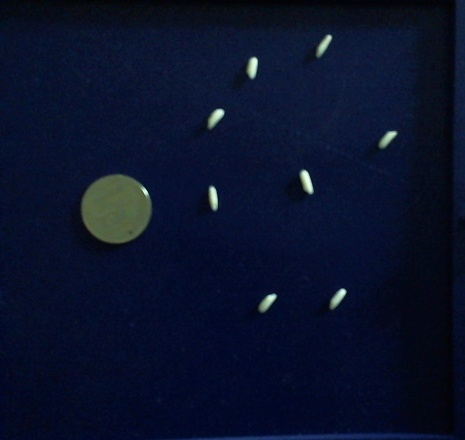
#> input picture dataset/size3.jpg, 465 x 440 px, found by its file name
$ python exp.py   (older library calls are emulated)
#> lines starting #> are read from the running program, lines starting #| are printed output that depends on the picture; after the words box and inside, x2 and y2 are one past the last pixel; in counts of white or black regions, pixels touching at a corner belong together
from scipy.spatial import distance as dist
from imutils import perspective
from imutils import contours
import numpy as np
import imutils
import cv2

def midpoint(ptA, ptB):
	return ((ptA[0] + ptB[0]) * 0.5, (ptA[1] + ptB[1]) * 0.5)

def filter(image):
	gray = cv2.cvtColor(image, cv2.COLOR_BGR2GRAY)
	gray = cv2.GaussianBlur(gray, (7, 7), 0)

	edged = cv2.Canny(gray, 50, 100)
	edged = cv2.dilate(edged, None, iterations=1)
	edged = cv2.erode(edged, None, iterations=1)

	return edged

def find_contour(img):
	cnts = cv2.findContours(img.copy(), cv2.RETR_EXTERNAL,
	cv2.CHAIN_APPROX_SIMPLE)
	cnts = imutils.grab_contours(cnts)

	(cnts, _) = contours.sort_contours(cnts)
	return cnts

def compute(cnts,image):
	pixelsPerMetric = None
	count = 0
	rice = 0
	rice = str(len(cnts))
	rice= int(rice) - 1
	for c in cnts:
		group = False
		if cv2.contourArea(c) < 50:
			continue
		elif cv2.contourArea(c) > 200:
			if count != 0:
				group = True
		orig = image.copy()
		box = cv2.minAreaRect(c)
		box = cv2.cv.BoxPoints(box) if imutils.is_cv2() else cv2.boxPoints(box)
		box = np.array(box, dtype="int")
		for (x, y) in box:
			cv2.circle(orig, (int(x), int(y)), 5, (0, 255, 64), -1)
		(tl, tr, br, bl) = box
		(tltrX, tltrY) = midpoint(tl, tr)
		(blbrX, blbrY) = midpoint(bl, br)

		(tlblX, tlblY) = midpoint(tl, bl)
		(trbrX, trbrY) = midpoint(tr, br)

		cv2.circle(orig, (int(tltrX), int(tltrY)), 0, (0, 255, 64), 0)
		cv2.circle(orig, (int(blbrX), int(blbrY)), 0, (0, 255, 64), 0)
		cv2.circle(orig, (int(tlblX), int(tlblY)), 0, (0, 255, 64), 0)
		cv2.circle(orig, (int(trbrX), int(trbrY)), 0, (0, 255, 64), 0)

		cv2.line(orig, (int(tltrX), int(tltrY)), (int(blbrX), int(blbrY)),
			(255, 255, 255), 1)
		cv2.line(orig, (int(tlblX), int(tlblY)), (int(trbrX), int(trbrY)),
			(255, 255, 255), 1)

		dA = dist.euclidean((tltrX, tltrY), (blbrX, blbrY))
		dB = dist.euclidean((tlblX, tlblY), (trbrX, trbrY))

		if pixelsPerMetric is None:
			pixelsPerMetric = dB / 0.787402

		dimA = dA / pixelsPerMetric
		dimB = dB / pixelsPerMetric

		if dimA > dimB:
		# print("swap")
			temp = dimA
			dimA = dimB
			dimB = temp

		print()
		if group == True:
			print("group of rice")
			print()
			cv2.putText(orig,"Group of rice",(int(tltrX - 15), int(tltrY - 10)),cv2.FONT_HERSHEY_SIMPLEX,1,(255, 255, 255), 2)
		elif group == False:
			print("Rice_" + str(count))
			print("width :{:.2f}cm".format(dimA * 2.54))
			print("height:{:.2f}cm".format(dimB * 2.54))
			cv2.putText(orig, "{:.2f}cm".format(dimA * 2.54),
				(int(tltrX - 15), int(tltrY - 10)), cv2.FONT_HERSHEY_SIMPLEX,
				0.65, (255, 255, 255), 2)
			cv2.putText(orig, "{:.2f}cm".format(dimB * 2.54),
				(int(trbrX + 10), int(trbrY)), cv2.FONT_HERSHEY_SIMPLEX,
				0.65, (255, 255, 255), 2)
		cv2.putText(orig,"Rice:"+ str(rice),(0,440),cv2.FONT_HERSHEY_SIMPLEX,1,(0, 255, 0), 2)
		# show output
		# print(count)
	count += 1
	return orig

def main():
	path_image = cv2.imread(".\dataset\size3.jpg")
#> path_image is the input picture: shape (440, 465, 3); mean B, G, R 41.9, 17.6, 9.5
	img = filter(path_image)
#> in filter, `gray = cv2.cvtColor(image, cv2.COLOR_BGR2GRAY)`:
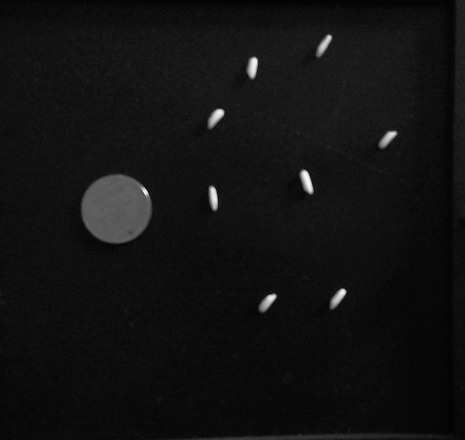
#> gray: shape (440, 465); min 1, max 247, mean 17.9
#> in filter, `edged = cv2.Canny(gray, 50, 100)`:
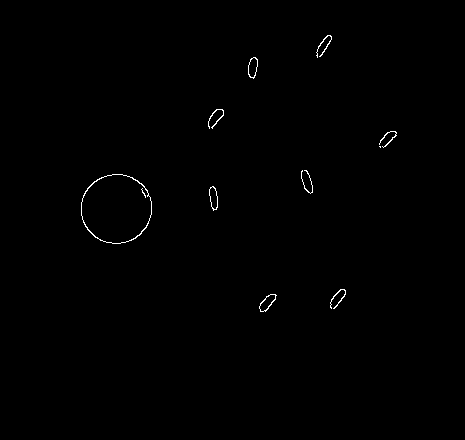
#> edged: shape (440, 465); 0.37% white in thin lines or dots, all inside (x1, y1, x2, y2) = (81, 35, 397, 312)
#> in filter, `edged = cv2.dilate(edged, None, iterations=1)`:
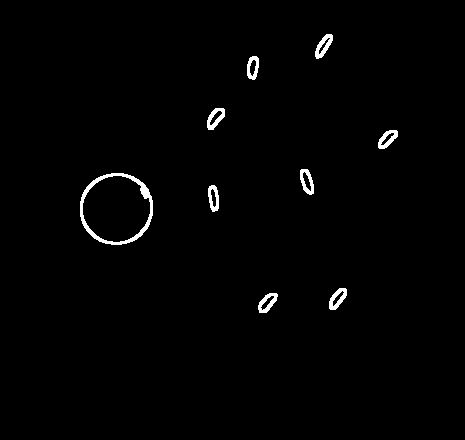
#> edged: shape (440, 465); 1.2% white; 9 white regions, largest, box (x1, y1, x2, y2) and area: (80, 173, 153, 245) 855, (315, 34, 333, 59) 217, (329, 288, 347, 310) 205
	cnt = find_contour(img)
#> in find_contour, `cnts = cv2.findContours(img.copy(), cv2.RETR_EXTERNAL, cv2.CHAIN_APPRO..`: cnts = 9 contours; largest, box (x1, y1, x2, y2) and area: (81, 174, 152, 244) 3834, (208, 109, 224, 129) 164, (301, 170, 313, 194) 163, (259, 294, 277, 312) 157, (330, 289, 346, 309) 156
#> cnt has the same summary as cnts in find_contour
	res = compute(cnt,path_image)
#> in compute, `rice = str(len(cnts))`: rice = '9'
#> in compute, `rice= int(rice) - 1`: rice = 8
#> the loop in compute, `for c in cnts:` made 9 passes
#> (tl, tr, br, bl, tltrX, tltrY, blbrX, blbrY) on passes 2, 4, 5, 7, 8, 9: ([210, 129], [203, 123], [218, 105], [225, 111], 206.5, 126, 221.5, 108), ([257, 78], [248, 78], [248, 57], [257, 57], 252.5, 78, 252.5, 57), ([263, 313], [256, 307], [270, 290], [277, 296], 259.5, 310, 273.5, 293), ([319, 58], [312, 54], [326, 32], [333, 37], 315.5, 56, 329.5, 34.5), ([333, 309], [326, 304], [340, 286], [347, 291], 329.5, 306.5, 343.5, 288.5), ([382, 149], [376, 143], [391, 127], [397, 133], 379, 146, 394, 130)
#> (tl, tr, br, bl, tltrX, tltrY, blbrX, blbrY) on pass 1: ([151, 243], [81, 243], [81, 174], [151, 174], 116, 243, 116, 174)
#> (printed output is left out)
#> after the loop in compute, `for c in cnts:`: pixelsPerMetric = 88.9; temp = 0.247
	cv2.imshow("Measuring_Size_Image", res)
	cv2.waitKey(0)

if __name__ == '__main__':
	main()
